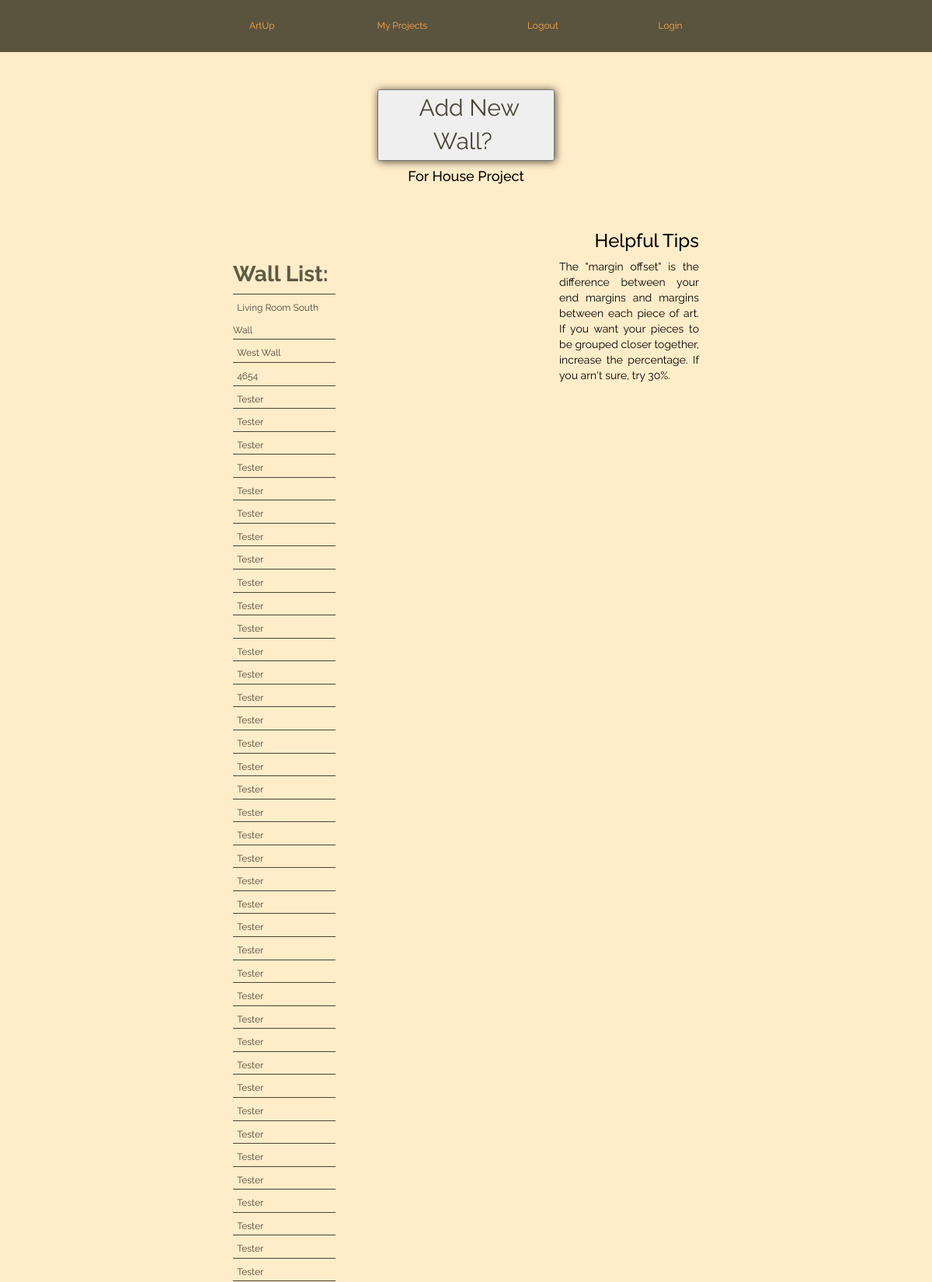
Screenshot of /project/3 (signed in, upper part) with the database file from the repository.
### model.py (models this page shows, shortened)
class Project(db.Model):
    __tablename__ = "projects"
    project_id = db.Column(db.Integer, autoincrement=True, primary_key=True)
    user_id = db.Column(db.Integer, db.ForeignKey('users.user_id'))
    project_name = db.Column(db.String(64), nullable=True, default='Project')

class Wall(db.Model):
    __tablename__ = "walls"
    wall_id = db.Column(db.Integer, autoincrement=True, primary_key=True)
    project_id = db.Column(db.Integer, db.ForeignKey('projects.project_id'))
    wall_name = db.Column(db.String(64), nullable=True, default='Wall')
    wall_width = db.Column(db.Integer, nullable=False)
    wall_height = db.Column(db.Integer, nullable=False)
    center_line = db.Column(db.Integer, default=58, nullable=True)
    wall_img = db.Column(db.String(200), nullable=True)
    offset_percent = db.Column(db.String(64), default=3000, nullable=True)

### server.py (the view)
@app.route('/project/<int:project_id>')
def show_project(project_id):
    walls = Wall.query.filter(Wall.project_id == project_id).all()
    project_obj = Project.query.filter(project_id == Project.project_id).first()
    project_name = project_obj.project_name
    return render_template("project.html",
                           wall_list=walls,
                           project_id=project_id,
                           project_name=project_name)

### templates/project.html (shortened to what this page needs)
{% extends 'base.html' %}
{% block head %}
<link rel="stylesheet" href="/static/project_wall_lst.css">
{% endblock %}
{% block content %}
<div class="new-project">
   <button> <a href= '/project/{{ project_id }}/new-wall' data-hover="Add New Wall?">
        <span id="new-project">Add New Wall?</span>
            </a>
    </button>
    <h4>For  {{project_name}} Project</h4>
</div>
<div class="help-info-title">
    <h3> Helpful Tips </h3>
    <p> The "margin offset" is the difference between your end margins and margins
        between each piece of art. If you want your pieces to be grouped closer together,
        increase the percentage. If you arn't sure, try 30%.
    </p>
</div>
<table>
  <thead>
    <tr>
      <th scope="col">Wall List:</th>
    </tr>
  </thead>
  <tbody>
      {% for wall in wall_list %}
        <tr scope="col">
           <td>
                <a id="list" href= '/saved_wall_process/{{wall.wall_id}}'>
                {{ wall.wall_name }}
                </a>
            <td>
        {% endfor %}
  </tbody>
</table>
{% endblock %}

### static/styles.css (style rules this page uses)
* { box-sizing: border-box; }
body { text-align: center; }
a:link { color: rgb(255, 169, 73); text-decoration: none; }
@media only screen
  and (min-width: 600px) 
  and (max-width: 1200px) { a:link { font-size: 12px; padding: 10px 4%; } }

### static/project_wall_lst.css (style rules this page uses)
body { font-family: 'Raleway', sans-serif; background-color: #ffedc9; color: black; }
button { box-shadow: 1px 1px 10px #494434; margin-top: 4%; }
#new-project { color: #494434; font-size: 30px; }
h4 { text-align: center; }
table { margin-left: 25%; }
th { padding-bottom: 4%; font-size: 28px; color: #5b5b45 }
tr { font-size: 20px; text-align: left; border-bottom: 1px solid #494434; }
#list { color: #494434; }
h3 { margin-top: 5%; margin-right: 25%; text-align: right; }
p { max-width: 15%; float: right; text-align: justify; margin-right: 25%; }

### rows the page displays
Project: project_name "House"
Wall: wall_name "Living Room South Wall"
Wall: wall_name "West Wall"
Wall: wall_name "4654"
Wall: wall_name "Tester"
Wall: wall_name "Tester"
Wall: wall_name "Tester"
Wall: wall_name "Tester"
Wall: wall_name "Tester"
Wall: wall_name "Tester"
Wall: wall_name "Tester"
Wall: wall_name "Tester"
Wall: wall_name "Tester"
Wall: wall_name "Tester"
Wall: wall_name "Tester"
Wall: wall_name "Tester"
Wall: wall_name "Tester"
Wall: wall_name "Tester"
Wall: wall_name "Tester"
Wall: wall_name "Tester"
Wall: wall_name "Tester"
Wall: wall_name "Tester"
Wall: wall_name "Tester"
Wall: wall_name "Tester"
Wall: wall_name "Tester"
Wall: wall_name "Tester"
Wall: wall_name "Tester"
Wall: wall_name "Tester"
Wall: wall_name "Tester"
Wall: wall_name "Tester"
Wall: wall_name "Tester"
Wall: wall_name "Tester"
Wall: wall_name "Tester"
Wall: wall_name "Tester"
Wall: wall_name "Tester"
Wall: wall_name "Tester"
Wall: wall_name "Tester"
Wall: wall_name "Tester"
Wall: wall_name "Tester"
Wall: wall_name "Tester"
Wall: wall_name "Tester"
Wall: wall_name "Tester"
Wall: wall_name "Tester"
